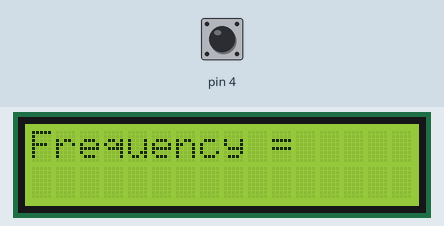
A sketch run on a simulated Arduino Uno, built with avr-gcc and run on an emulated ATmega328P. On the bench: 16×2 character LCD. The test bench sets the inputs (shaded band); at power-on: pin 4 LOW.

Above: at 1.2 s.
1.3 s: pin 4 pulsed HIGH 2 times (0.12 s each, 0.3 s apart)
At 2.0 s:
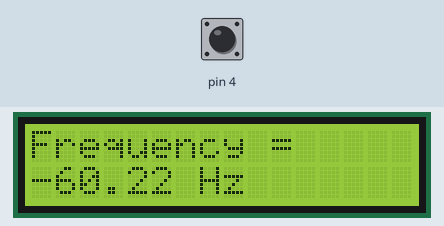
Timing chart, 0 to 4.3 s (numbered marks = the images above; inputs shaded):
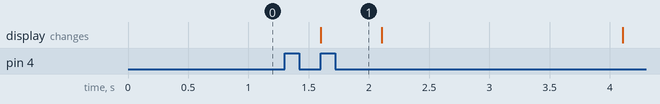

The sketch:

Measure.ino
```cpp
 #include <LiquidCrystal.h>

LiquidCrystal lcd(7, 8, 9, 10, 11, 12);

int Htime;              //integer for storing high time
int Ltime;                //integer for storing low time
float Ttime;            // integer for storing total time of a cycle
float frequency;        //storing frequency

void setup()
{
    pinMode(4,INPUT);
    lcd.begin(16, 2);
}
void loop()
{
    lcd.clear();
    lcd.setCursor(0,0);
    lcd.print("Frequency = ");

    Htime=pulseIn(4,HIGH);      //read high time
    Ltime=pulseIn(4,LOW);        //read low time

    Ttime = Htime+Ltime;

    frequency=1000000/Ttime;    //getting frequency with Ttime is in Micro seconds
    lcd.setCursor(0,1);
    lcd.print(frequency);
    lcd.print(" Hz");
    delay(500);
}
```

Measured:
- after the input at 1.3 s, the display: changes after 0.30 s (image 1)
